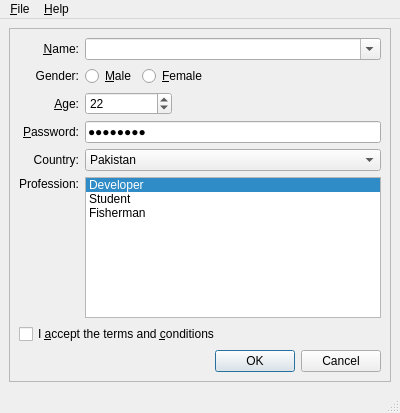
<ui version="4.0" >
 <class>MainWindow</class>
 <widget class="QMainWindow" name="MainWindow" >
  <property name="geometry" >
   <rect>
    <x>0</x>
    <y>0</y>
    <width>400</width>
    <height>413</height>
   </rect>
  </property>
  <property name="windowTitle" >
   <string>MainWindow</string>
  </property>
  <widget class="QWidget" name="centralwidget" >
   <layout class="QVBoxLayout" >
    <property name="margin" >
     <number>9</number>
    </property>
    <property name="spacing" >
     <number>6</number>
    </property>
    <item>
     <widget class="QFrame" name="mainFrame" >
      <property name="frameShape" >
       <enum>QFrame::StyledPanel</enum>
      </property>
      <property name="frameShadow" >
       <enum>QFrame::Raised</enum>
      </property>
      <layout class="QGridLayout" >
       <property name="margin" >
        <number>9</number>
       </property>
       <property name="spacing" >
        <number>6</number>
       </property>
       <item row="6" column="0" colspan="5" >
        <widget class="QCheckBox" name="agreeCheckBox" >
         <property name="toolTip" >
          <string>Please read the LICENSE file before checking</string>
         </property>
         <property name="text" >
          <string>I &amp;accept the terms and &amp;conditions</string>
         </property>
        </widget>
       </item>
       <item row="5" column="0" >
        <widget class="QLabel" name="label" >
         <property name="text" >
          <string>Profession:</string>
         </property>
         <property name="alignment" >
          <set>Qt::AlignRight|Qt::AlignTop|Qt::AlignTrailing</set>
         </property>
         <property name="buddy" >
          <cstring>professionList</cstring>
         </property>
        </widget>
       </item>
       <item row="0" column="0" >
        <widget class="QLabel" name="nameLabel" >
         <property name="text" >
          <string>&amp;Name:</string>
         </property>
         <property name="alignment" >
          <set>Qt::AlignRight|Qt::AlignTrailing|Qt::AlignVCenter</set>
         </property>
         <property name="buddy" >
          <cstring>nameCombo</cstring>
         </property>
        </widget>
       </item>
       <item row="1" column="1" >
        <widget class="QRadioButton" name="maleRadioButton" >
         <property name="toolTip" >
          <string>Check this if you are male</string>
         </property>
         <property name="text" >
          <string>&amp;Male</string>
         </property>
        </widget>
       </item>
       <item row="3" column="0" >
        <widget class="QLabel" name="passwordLabel" >
         <property name="text" >
          <string>&amp;Password:</string>
         </property>
         <property name="alignment" >
          <set>Qt::AlignRight|Qt::AlignTrailing|Qt::AlignVCenter</set>
         </property>
         <property name="buddy" >
          <cstring>passwordEdit</cstring>
         </property>
        </widget>
       </item>
       <item row="4" column="1" colspan="4" >
        <widget class="QComboBox" name="countryCombo" >
         <property name="toolTip" >
          <string>Specify country of origin</string>
         </property>
         <property name="statusTip" >
          <string>Specify country of origin</string>
         </property>
         <property name="currentIndex" >
          <number>6</number>
         </property>
         <item>
          <property name="text" >
           <string>Egypt</string>
          </property>
         </item>
         <item>
          <property name="text" >
           <string>France</string>
          </property>
         </item>
         <item>
          <property name="text" >
           <string>Germany</string>
          </property>
         </item>
         <item>
          <property name="text" >
           <string>India</string>
          </property>
         </item>
         <item>
          <property name="text" >
           <string>Italy</string>
          </property>
         </item>
         <item>
          <property name="text" >
           <string>Norway</string>
          </property>
         </item>
         <item>
          <property name="text" >
           <string>Pakistan</string>
          </property>
         </item>
        </widget>
       </item>
       <item row="2" column="0" >
        <widget class="QLabel" name="ageLabel" >
         <property name="text" >
          <string>&amp;Age:</string>
         </property>
         <property name="alignment" >
          <set>Qt::AlignRight|Qt::AlignTrailing|Qt::AlignVCenter</set>
         </property>
         <property name="buddy" >
          <cstring>ageSpinBox</cstring>
         </property>
        </widget>
       </item>
       <item row="4" column="0" >
        <widget class="QLabel" name="countryLabel" >
         <property name="text" >
          <string>Country:</string>
         </property>
         <property name="alignment" >
          <set>Qt::AlignRight|Qt::AlignTrailing|Qt::AlignVCenter</set>
         </property>
         <property name="buddy" >
          <cstring>countryCombo</cstring>
         </property>
        </widget>
       </item>
       <item row="1" column="0" >
        <widget class="QLabel" name="genderLabel" >
         <property name="text" >
          <string>Gender:</string>
         </property>
         <property name="alignment" >
          <set>Qt::AlignRight|Qt::AlignTrailing|Qt::AlignVCenter</set>
         </property>
        </widget>
       </item>
       <item row="3" column="1" colspan="4" >
        <widget class="QLineEdit" name="passwordEdit" >
         <property name="toolTip" >
          <string>Specify your password</string>
         </property>
         <property name="statusTip" >
          <string>Specify your password</string>
         </property>
         <property name="text" >
          <string>Password</string>
         </property>
         <property name="echoMode" >
          <enum>QLineEdit::Password</enum>
         </property>
        </widget>
       </item>
       <item row="1" column="2" colspan="2" >
        <widget class="QRadioButton" name="femaleRadioButton" >
         <property name="styleSheet" >
          <string>Check this if you are female</string>
         </property>
         <property name="text" >
          <string>&amp;Female</string>
         </property>
        </widget>
       </item>
       <item row="2" column="1" colspan="2" >
        <widget class="QSpinBox" name="ageSpinBox" >
         <property name="toolTip" >
          <string>Specify your age</string>
         </property>
         <property name="statusTip" >
          <string>Specify your age</string>
         </property>
         <property name="minimum" >
          <number>12</number>
         </property>
         <property name="value" >
          <number>22</number>
         </property>
        </widget>
       </item>
       <item row="0" column="1" colspan="4" >
        <widget class="QComboBox" name="nameCombo" >
         <property name="toolTip" >
          <string>Specify your name</string>
         </property>
         <property name="editable" >
          <bool>true</bool>
         </property>
        </widget>
       </item>
       <item row="1" column="4" >
        <spacer>
         <property name="orientation" >
          <enum>Qt::Horizontal</enum>
         </property>
         <property name="sizeHint" >
          <size>
           <width>40</width>
           <height>20</height>
          </size>
         </property>
        </spacer>
       </item>
       <item row="2" column="3" colspan="2" >
        <spacer>
         <property name="orientation" >
          <enum>Qt::Horizontal</enum>
         </property>
         <property name="sizeHint" >
          <size>
           <width>61</width>
           <height>20</height>
          </size>
         </property>
        </spacer>
       </item>
       <item row="7" column="3" colspan="2" >
        <widget class="QDialogButtonBox" name="buttonBox" >
         <property name="orientation" >
          <enum>Qt::Horizontal</enum>
         </property>
         <property name="standardButtons" >
          <set>QDialogButtonBox::Cancel|QDialogButtonBox::NoButton|QDialogButtonBox::Ok</set>
         </property>
        </widget>
       </item>
       <item row="5" column="1" colspan="4" >
        <widget class="QListWidget" name="professionList" >
         <property name="toolTip" >
          <string>Select your profession</string>
         </property>
         <property name="statusTip" >
          <string>Specify your name here</string>
         </property>
         <property name="whatsThis" >
          <string>Specify your name here</string>
         </property>
         <property name="currentRow" >
          <number>0</number>
         </property>
         <item>
          <property name="text" >
           <string>Developer</string>
          </property>
         </item>
         <item>
          <property name="text" >
           <string>Student</string>
          </property>
         </item>
         <item>
          <property name="text" >
           <string>Fisherman</string>
          </property>
         </item>
        </widget>
       </item>
      </layout>
     </widget>
    </item>
   </layout>
  </widget>
  <widget class="QMenuBar" name="menubar" >
   <property name="geometry" >
    <rect>
     <x>0</x>
     <y>0</y>
     <width>400</width>
     <height>29</height>
    </rect>
   </property>
   <widget class="QMenu" name="menu_File" >
    <property name="title" >
     <string>&amp;File</string>
    </property>
    <addaction name="editStyleAction" />
    <addaction name="separator" />
    <addaction name="exitAction" />
   </widget>
   <widget class="QMenu" name="menu_Help" >
    <property name="title" >
     <string>&amp;Help</string>
    </property>
    <addaction name="aboutAction" />
    <addaction name="aboutQtAction" />
   </widget>
   <addaction name="menu_File" />
   <addaction name="menu_Help" />
  </widget>
  <widget class="QStatusBar" name="statusbar" />
  <action name="exitAction" >
   <property name="text" >
    <string>&amp;Exit</string>
   </property>
  </action>
  <action name="aboutQtAction" >
   <property name="text" >
    <string>About Qt</string>
   </property>
  </action>
  <action name="editStyleAction" >
   <property name="text" >
    <string>Edit &amp;Style...</string>
   </property>
  </action>
  <action name="aboutAction" >
   <property name="text" >
    <string>About</string>
   </property>
  </action>
 </widget>
 <resources/>
 <connections/>
</ui>
